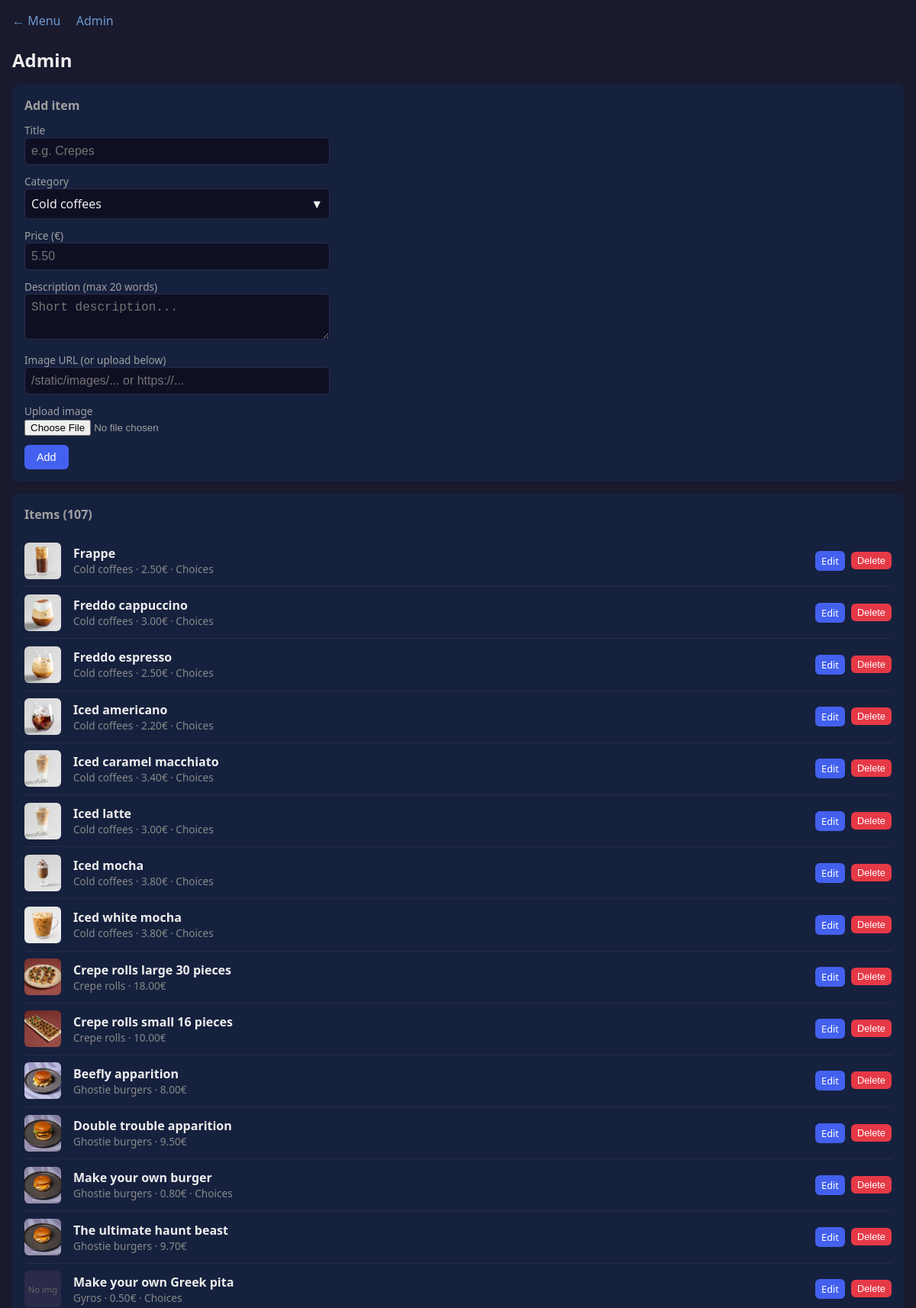
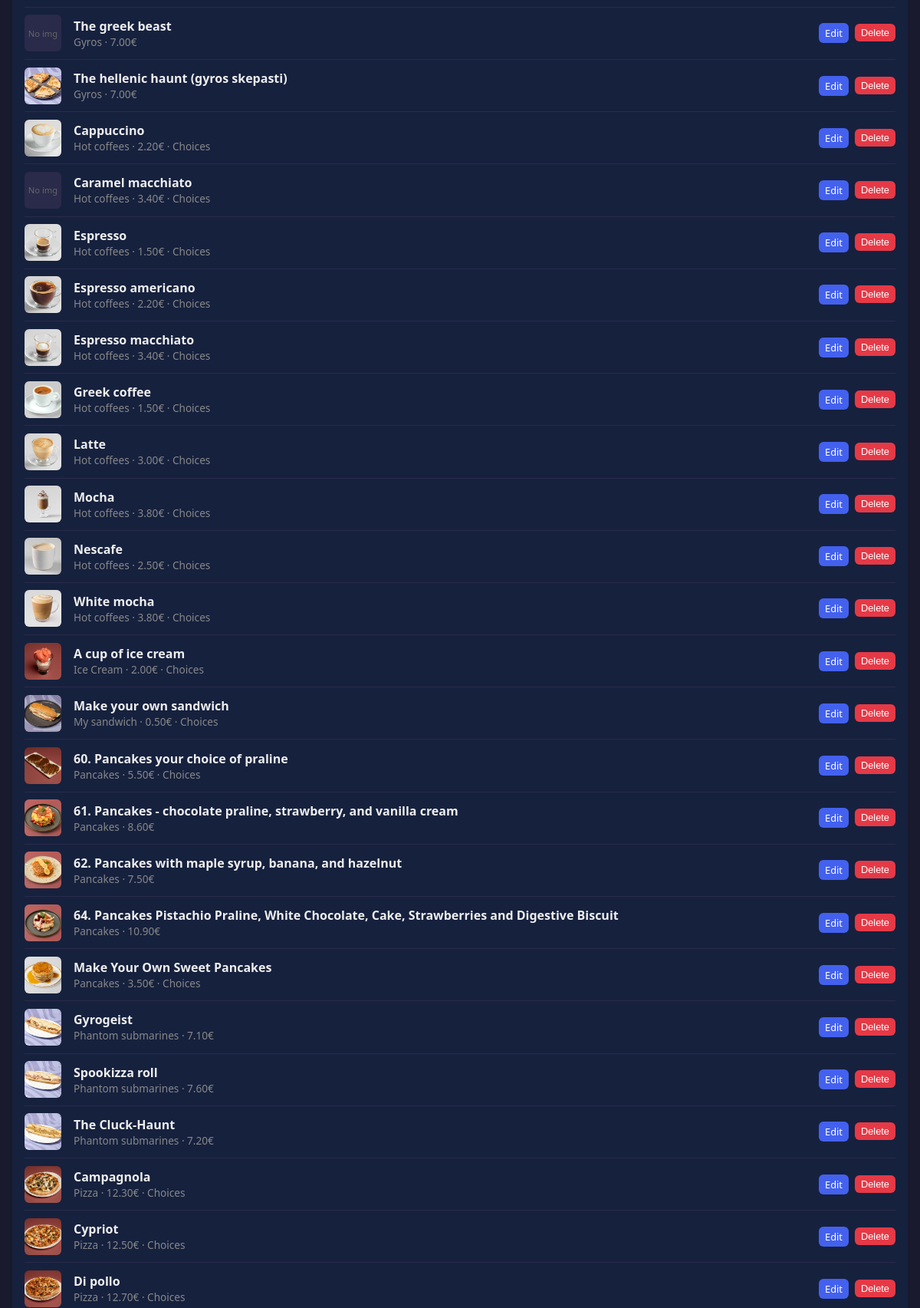
The page /admin (upper part) on the database its author committed (2 pictures, top to bottom).
### tables this page shows
CREATE TABLE categories (
            id INTEGER PRIMARY KEY AUTOINCREMENT,
            name TEXT UNIQUE NOT NULL
        );

CREATE TABLE menu_items (
            id INTEGER PRIMARY KEY AUTOINCREMENT,
            title TEXT NOT NULL,
            category TEXT NOT NULL,
            price REAL NOT NULL,
            description TEXT,
            image_path TEXT
        , options_json TEXT);

### app.py (the view)
@app.route("/admin")
def admin():
    items = get_all_items()
    categories = get_categories()
    return render_template("admin.html", items=items, categories=categories)

### database.py (called while the page is built)
def get_connection():
    return sqlite3.connect(DB_PATH)

def get_categories():
    conn = get_connection()
    cur = conn.execute("SELECT name FROM categories ORDER BY name")
    rows = cur.fetchall()
    conn.close()
    return [r[0] for r in rows]

def get_all_items():
    conn = get_connection()
    conn.row_factory = sqlite3.Row
    cur = conn.execute(
        "SELECT id, title, category, price, description, image_path, options_json "
        "FROM menu_items ORDER BY category, title"
    )
    rows = cur.fetchall()
    conn.close()
    return [dict(row) for row in rows]

### templates/admin.html (shortened to what this page needs)
<!DOCTYPE html>
<html lang="en">
<head>
</head>
<body>
  <nav class="nav">
    <a href="{{ url_for('menu') }}">← Menu</a>
    <a href="{{ url_for('admin') }}">Admin</a>
  </nav>
  <h1>Admin</h1>
  <section class="card">
    <h2>{{ 'Edit item' if edit_item else 'Add item' }}</h2>
    <form method="post" action="{{ url_for('admin_edit', item_id=edit_item.id) if edit_item else url_for('admin_add') }}" enctype="multipart/form-data">
      <div class="form-group">
        <label for="title">Title</label>
        <input type="text" id="title" name="title" required value="{{ edit_item.title if edit_item else '' }}" placeholder="e.g. Crepes">
      </div>
      <div class="form-group">
        <label for="category">Category</label>
        {% set sel = edit_item.category if edit_item else (categories[0] if categories else 'Menu') %}
        <div class="category-dropdown" id="categoryDropdown">
          <div class="trigger" onclick="document.getElementById('categoryDropdown').classList.toggle('open')">
            <span id="categoryLabel">{{ sel }}</span>
            <span>▼</span>
          </div>
        </div>
      </div>
      <div class="form-row">
        <div class="form-group">
          <label for="price">Price (€)</label>
          <input type="number" id="price" name="price" step="0.01" min="0" value="{{ edit_item.price if edit_item else '' }}" placeholder="5.50">
        </div>
      </div>
      <div class="form-group">
        <label for="description">Description (max 20 words)</label>
        <textarea id="description" name="description" placeholder="Short description...">{{ edit_item.description if edit_item else '' }}</textarea>
      </div>
      <div class="form-group">
        <label for="image_path">Image URL (or upload below)</label>
        <input type="text" id="image_path" name="image_path" value="{{ edit_item.image_path if edit_item else '' }}" placeholder="/static/images/... or https://...">
      </div>
      <div class="form-group">
        <label for="image">Upload image</label>
        <input type="file" id="image" name="image" accept=".png,.jpg,.jpeg,.gif,.webp">
      </div>
      <div>
        <button type="submit" class="btn btn-primary">{{ 'Update' if edit_item else 'Add' }}</button>
      </div>
    </form>
  </section>
  <section class="card">
    <h2>Items ({{ items|length }})</h2>
    <div class="item-list">
      {% for i in items %}
      <div class="item-row">
        {% if i.image_path %}
        <img src="{{ i.image_path }}" alt="">
        {% else %}
        <div style="width:48px;height:48px;background:#2a2a4a;border-radius:6px;display:flex;align-items:center;justify-content:center;color:#666;font-size:.7rem">No img</div>
        {% endif %}
        <div class="item-info">
          <span class="item-title">{{ i.title }}</span>
          <div class="item-meta">{{ i.category }} · {{ "%.2f"|format(i.price|float) }}€{% if i.options_json %} · Choices{% endif %}</div>
        </div>
        <div class="item-actions">
          <a href="{{ url_for('admin_edit', item_id=i.id) }}" class="btn btn-primary btn-sm">Edit</a>
          <form method="post" action="{{ url_for('admin_delete', item_id=i.id) }}" style="display:inline" onsubmit="return confirm('Delete {{ i.title }}?')">
            <button type="submit" class="btn btn-danger btn-sm">Delete</button>
          </form>
        </div>
      </div>
      {% endfor %}
    </div>
  </section>
</body>
</html>

### templates/admin.html (style rules this page uses)
* { box-sizing:border-box }
body { font-family:system-ui,sans-serif;margin:0;padding:1rem;background:#1a1a2e;color:#eee }
a { color:#6c9bcf;text-decoration:none }
h1 { margin:0 0 1rem;font-size:1.5rem }
.nav { margin-bottom:1.5rem }
.nav a { margin-right:1rem }
.card { background:#16213e;border-radius:8px;padding:1rem;margin-bottom:1rem }
.card h2 { margin:0 0 .75rem;font-size:1rem;color:#a0a0a0 }
form { display:grid;gap:.75rem;max-width:400px }
form label { display:block;font-size:.85rem;color:#a0a0a0 }
form input[type=text],form input[type=number],form textarea { width:100%;padding:.5rem;border:1px solid #2a2a4a;border-radius:6px;background:#0f0f23;color:#eee;font-size:1rem }
form textarea { min-height:60px;resize:vertical }
form input[type=file] { color:#a0a0a0 }
.btn { padding:.5rem 1rem;border:none;border-radius:6px;cursor:pointer;font-size:.9rem }
.btn-primary { background:#4361ee;color:#fff }
.btn-danger { background:#e63946;color:#fff }
.btn-sm { padding:.25rem .5rem;font-size:.8rem }
.item-list { margin-top:1rem }
.item-row { display:flex;align-items:center;gap:1rem;padding:.6rem 0;border-bottom:1px solid #2a2a4a }
.item-row img { width:48px;height:48px;object-fit:cover;border-radius:6px }
.item-info { flex:1 }
.item-title { font-weight:600 }
.item-meta { font-size:.85rem;color:#888 }
.item-actions { display:flex;gap:.5rem }
.form-row { display:flex;gap:1rem;align-items:flex-end }
.form-row .form-group { flex:1 }
.category-dropdown { position:relative;max-width:400px }
.category-dropdown .trigger { display:flex;align-items:center;justify-content:space-between;padding:.5rem;border:1px solid #2a2a4a;border-radius:6px;background:#0f0f23;color:#eee;cursor:pointer }

### rows shown on the page
categories: name "Cold coffees"
menu_items: image_path (picture), title "Frappe", category "Cold coffees", price "2.50", shows "· Choices"
menu_items: image_path (picture), title "Freddo cappuccino", category "Cold coffees", price "3.00", shows "· Choices"
menu_items: image_path (picture), title "Freddo espresso", category "Cold coffees", price "2.50", shows "· Choices"
menu_items: image_path (picture), title "Iced americano", category "Cold coffees", price "2.20", shows "· Choices"
menu_items: image_path (picture), title "Iced caramel macchiato", category "Cold coffees", price "3.40", shows "· Choices"
menu_items: image_path (picture), title "Iced latte", category "Cold coffees", price "3.00", shows "· Choices"
menu_items: image_path (picture), title "Iced mocha", category "Cold coffees", price "3.80", shows "· Choices"
menu_items: image_path (picture), title "Iced white mocha", category "Cold coffees", price "3.80", shows "· Choices"
menu_items: image_path (picture), title "Crepe rolls large 30 pieces", category "Crepe rolls", price "18.00"
menu_items: image_path (picture), title "Crepe rolls small 16 pieces", category "Crepe rolls", price "10.00"
menu_items: image_path (picture), title "Beefly apparition", category "Ghostie burgers", price "8.00"
menu_items: image_path (picture), title "Double trouble apparition", category "Ghostie burgers", price "9.50"
menu_items: image_path (picture), title "Make your own burger", category "Ghostie burgers", price "0.80", shows "· Choices"
menu_items: image_path (picture), title "The ultimate haunt beast", category "Ghostie burgers", price "9.70"
menu_items: image_path "No img", title "Make your own Greek pita", category "Gyros", price "0.50", shows "· Choices"
menu_items: image_path "No img", title "The greek beast", category "Gyros", price "7.00"
menu_items: image_path (picture), title "The hellenic haunt (gyros skepasti)", category "Gyros", price "7.00"
menu_items: image_path (picture), title "Cappuccino", category "Hot coffees", price "2.20", shows "· Choices"
menu_items: image_path "No img", title "Caramel macchiato", category "Hot coffees", price "3.40", shows "· Choices"
menu_items: image_path (picture), title "Espresso", category "Hot coffees", price "1.50", shows "· Choices"
menu_items: image_path (picture), title "Espresso americano", category "Hot coffees", price "2.20", shows "· Choices"
menu_items: image_path (picture), title "Espresso macchiato", category "Hot coffees", price "3.40", shows "· Choices"
menu_items: image_path (picture), title "Greek coffee", category "Hot coffees", price "1.50", shows "· Choices"
menu_items: image_path (picture), title "Latte", category "Hot coffees", price "3.00", shows "· Choices"
menu_items: image_path (picture), title "Mocha", category "Hot coffees", price "3.80", shows "· Choices"
menu_items: image_path (picture), title "Nescafe", category "Hot coffees", price "2.50", shows "· Choices"
menu_items: image_path (picture), title "White mocha", category "Hot coffees", price "3.80", shows "· Choices"
menu_items: image_path (picture), title "A cup of ice cream", category "Ice Cream", price "2.00", shows "· Choices"
menu_items: image_path (picture), title "Make your own sandwich", category "My sandwich", price "0.50", shows "· Choices"
menu_items: image_path (picture), title "60. Pancakes your choice of praline", category "Pancakes", price "5.50", shows "· Choices"
menu_items: image_path (picture), title "61. Pancakes - chocolate praline, strawberry, and vanilla cream", category "Pancakes", price "8.60"
menu_items: image_path (picture), title "62. Pancakes with maple syrup, banana, and hazelnut", category "Pancakes", price "7.50"
menu_items: image_path (picture), title "64. Pancakes Pistachio Praline, White Chocolate, Cake, Strawberries and Digestive Biscuit", category "Pancakes", price "10.90"
menu_items: image_path (picture), title "Make Your Own Sweet Pancakes", category "Pancakes", price "3.50", shows "· Choices"
menu_items: image_path (picture), title "Gyrogeist", category "Phantom submarines", price "7.10"
menu_items: image_path (picture), title "Spookizza roll", category "Phantom submarines", price "7.60"
menu_items: image_path (picture), title "The Cluck‑Haunt", category "Phantom submarines", price "7.20"
menu_items: image_path (picture), title "Campagnola", category "Pizza", price "12.30", shows "· Choices"
menu_items: image_path (picture), title "Cypriot", category "Pizza", price "12.50", shows "· Choices"
menu_items: image_path (picture), title "Di pollo", category "Pizza", price "12.70", shows "· Choices"

### other values the page prints
{{ 'Edit item' if edit_item else 'Add item' }} "Add item"
{{ 'Update' if edit_item else 'Add' }} "Add"
{{ items|length }} "107"
